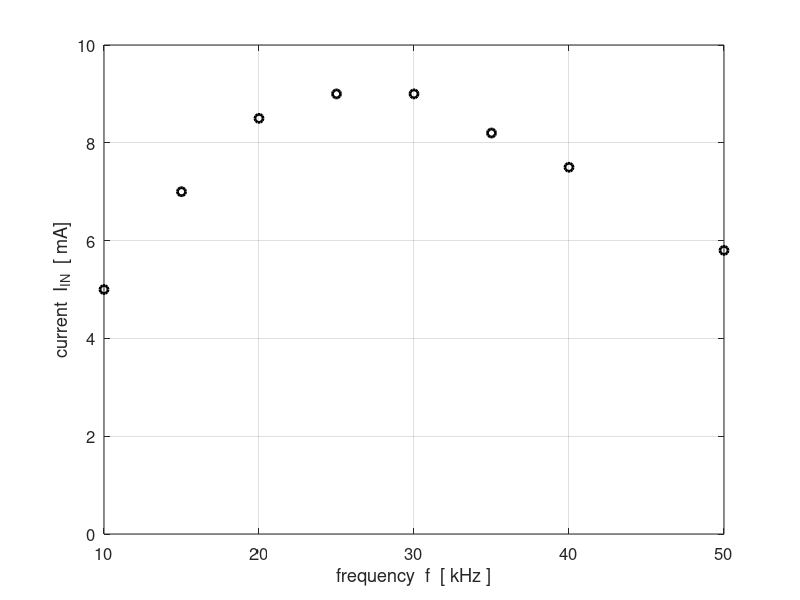
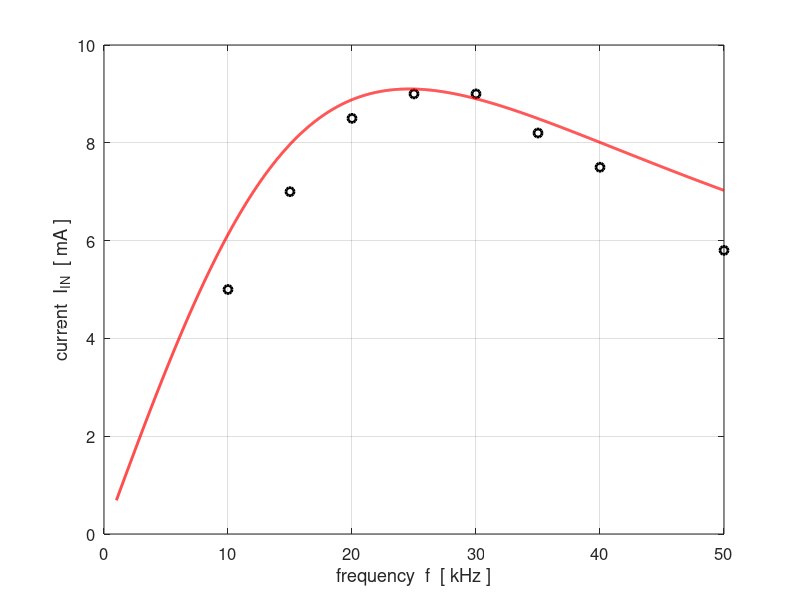

The MATLAB script that drew these images, in order:
% CRLCp1.m

% Modelling a resonance circuit
% Parallel LC voltage divider circuit

% Ian Cooper
% School of Physics, University of Sydney
% email: ian.cooper@sydney.edu.au
% https://d-arora.github.io/Doing-Physics-With-Matlab/
% 171220 


clear all 
close all
clc

% ========================================================================
%   INPUTS   default values [ ]
% =======================================================================
% inductance Z1 [10e-3 H]
   L = 3.8e-3;
% capacitance Z2 [1.0e-8 F]
   C = 1.1e-8;  
% series resistance Z3 [ 1e2 ohms]    
   R = 1.1e3;
% OUTPUT (LOAD) resistance Z4 [1e6 ohms]
   ROUT = 1e6;


% input voltage emf [10 V]
   V_IN = 10;
% frequency range [2000 to 50e3 Hz   5000]   
   fMin =1e3; fMax = 50e3; N = 5000;
   

   
% Experimental Data  frequency [kHz}   current [mA]
fE = [10 15 20 25 30 35 40 50];     
IE = [5 7 8.5 9 9 8.2 7.5 5.8]; 

   
% =======================================================================  
%   CALCULATIONS
% =======================================================================   
   f = linspace(fMin,fMax, N); 
   w = (2*pi).*f;
   
% impedances
   Z1 = 1i .* w .* L;            % inductive impedance (reactance)
   Z2 = -1i ./ (w .*C);    % capacitive impedance (reactance)
   Z3 = R;                 % series resistance
   Z4 = ROUT;              % output or load resistance
  
   Z5 = 1./ (1./Z3 + 1./Z4);    % parallel combination
   Z6 = Z1 + Z2 + Z5;                % total circuit impedance

% currents [A] and voltages [V]
   I1 = V_IN ./ Z6;
   I2 = I1;
   V1 = I1 .* Z1;
   V2 = I2 .* Z2;
   V_OUT = V_IN - V1 - V2;
   V3 = V_OUT; V4 = V_OUT;
   I3 = V_OUT ./ Z3;
   I4 = V_OUT ./ Z4;
   
% phases
     phi_1   = angle(V1);
     phi_2   = angle(V2);
     phi_3   = angle(V3);
     
     theta_1 = angle(I1); 
     theta_2 = angle(I2);
     theta_3 = angle(I3);
     theta_4 = angle(I4);
    
% Resonance frequencies and Bandwidth calculations
   f0 = 1/(2*pi*sqrt(L*C));
   
   Ipeak = max(abs(I1));           % max input current
   k = find(abs(I1) == Ipeak);     % index for peak voltage gain
   f_peak = f(k);                  % frequency at peak 
 
   I3dB = Ipeak/sqrt(2);           % 3 dB points
   kB = find(abs(I1) > I3dB);       % indices for 3dB peak
   k1 = min(kB); f1 = f(k1);
   k2 = max(kB); f2 = f(k2);
   df = f2-f1;                   % bandwidth 
   Q = f0 / df;                  % quality factor
   
% P_OUT = V_OUT .* I2;          % power delivered to load
   P_OUT = V_OUT .* I4;  
   P_emf = V_IN .* I1;


  
% =======================================================================
%  OUTPUTS IN COMMAND WINDOW
% =======================================================================
  fprintf('theoretical resonance frequency f0 = %3.0f ohms \n',f0);
  fprintf('peak frequency f_peak = %3.0f ohms \n',f_peak);
  fprintf('half power frequencies f1 = %3.0f Hz  %3.0f  Hz \n',f1,f2);
  fprintf('bandwidth   df = %3.0f Hz \n',df);
  fprintf('quality factor  Q  =  %3.2f  \n',Q);
  


% =======================================================================
%   GRAPHICS
% =======================================================================
   fss = 12;
figure (1)   % 
   pos = [0.07 0.05 0.30 0.33];
   set(gcf,'Units','normalized');
   set(gcf,'Position',pos);
   set(gcf,'color','w');

   xP = fE; yP = IE;        % experimental data
   plot(xP, yP,'ko','linewidth',2);   
   
   grid on
   xlabel('frequency  f  [ kHz ]')
   ylabel('current  I_{IN}  [ mA]');
   set(gca,'yLim',[0 10]);
   set(gca,'fontsize',fss)
   
   
   figure (2)   % 
   pos = [0.47 0.05 0.30 0.33];
   set(gcf,'Units','normalized');
   set(gcf,'Position',pos);
   set(gcf,'color','w');

   xP = fE; yP = IE;        
   plot(xP, yP,'ko','linewidth',2);   
   hold on
   xP = f./1e3; yP = 1e3.*abs(I1);                     
   plot(xP, yP,'r','linewidth',2);   
   ylabel('current  I_{IN}  [ mA ]');
   grid on
   xlabel('frequency  f  [ kHz ]')
   set(gca,'fontsize',fss)
    
